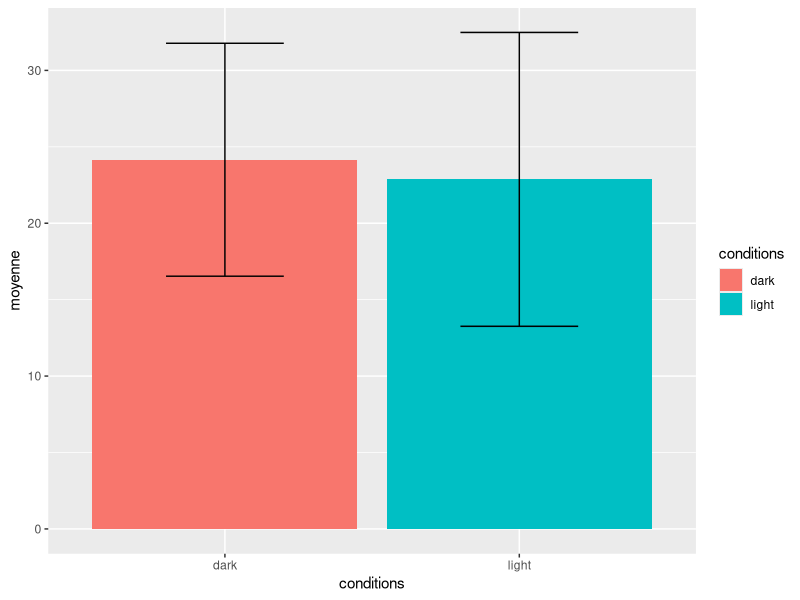

The R script that drew this image:
# Résultat de flux modéliser par Influx_SI, Succinate vers Malate de l'article "Validation of carbon isotopologue distribution measurements by GC-MS and application to 13C-metabolic flux analysis of the tricarboxylic acid cycle in Brassica napus leaves"

library(dplyr)
library(tidyr)
library(ggplot2)

resultat <- read.table("Flux_Succinate_Malate.tsv" , header = TRUE , sep = "\t" , dec = ",")
head(resultat)
resultat

tableau <- resultat %>%
  group_by(conditions) %>%
  summarise( moyenne = mean(Valeurs.de.flux..nmol.poids_sec.min.) , ecart_type = sd(Valeurs.de.flux..nmol.poids_sec.min.)) 
  
visualiser <- ggplot(tableau , aes (x = conditions , y = moyenne , fill = conditions )) + 
  geom_bar(stat = "identity") + 
  geom_errorbar(aes (ymin = moyenne - ecart_type, ymax = moyenne + ecart_type ), width = 0.4)

tableau
visualiser

  

